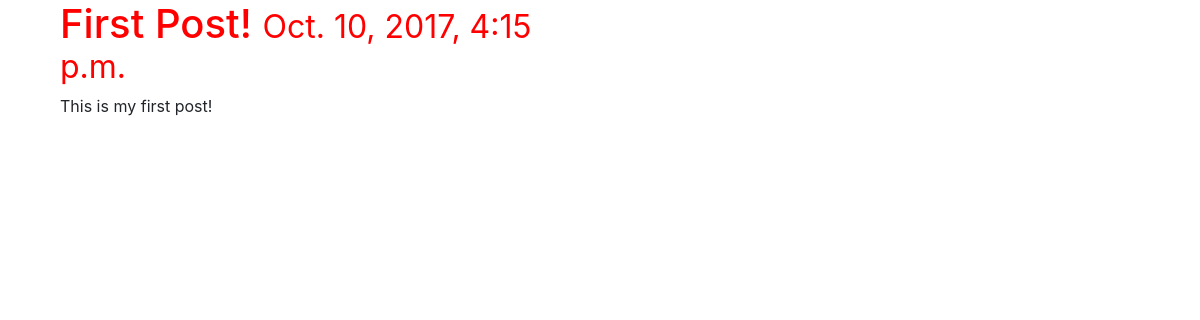
The app's page /posts/1/, older data.
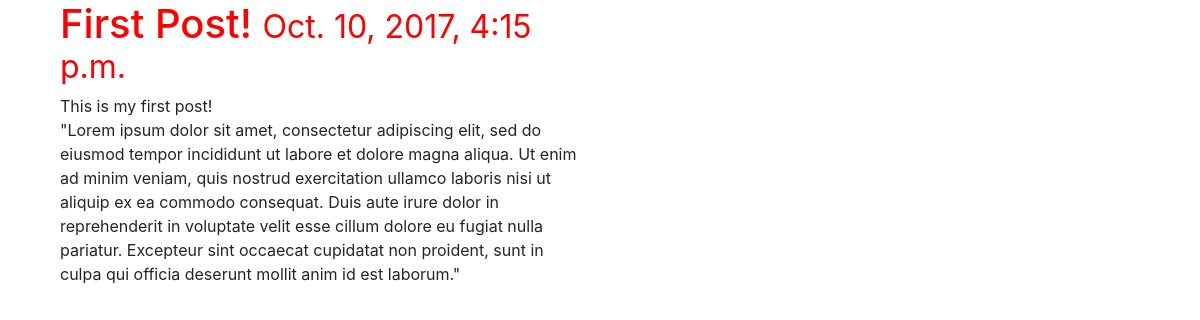
The same page, newer data.
### posts/models.py (models this page shows, shortened)
class Post(models.Model):
    title = models.CharField(max_length=120)
    image = models.ImageField(upload_to=upload_location, null=True, blank=True, width_field='width_field', height_field='height_field')
    height_field = models.IntegerField(default=0)
    width_field = models.IntegerField(default=0)
    content = models.TextField()
    updated = models.DateTimeField(auto_now=True, auto_now_add=False)
    timestamp = models.DateTimeField(auto_now=False, auto_now_add=True)
    class Meta:
        ordering = ['-timestamp', '-updated']

### posts/views.py (the view)
# urls.py: url(r'^(?P<id>\d+)/$', "posts.views.post_detail", name='detail'),
def post_detail(request, id):
    instance = get_object_or_404(Post, id=id)
    context = {
        'title': instance.title,
        'instance': instance,
    }
    return render(request, 'post_detail.html', context)

### templates/post_detail.html (shortened to what this page needs)
{% extends 'base.html' %}
{% block content %}
<div class='col-sm-6 col-sm-offset-3'>
    <h1>{{title}} <small>{{ instance.timestamp }}</small></h1>
    {{ instance.content|linebreaks }}<br/>
</div>
{% endblock content %}

### templates/base.html (shortened to what this page needs)
{% load staticfiles %}
<html>
    <link rel="stylesheet" href="https://maxcdn.bootstrapcdn.com/bootstrap/4.0.0-beta/css/bootstrap.min.css">
    <link rel='stylesheet' href='{% static "css/base.css" %}' />
    <body>
        <div class='container'>
            {% block content %}
            {% endblock content %}
        </div>
    </body>
</html>

### static/css/base.css (style rules this page uses)
h1 { color: red }

Row changes from the older to the newer data that the page shows:
changed Post "First Post!": content "This is my first post!" → "This is my first post! \"Lorem ipsum dolor sit amet, consectetur adipiscing elit, sed do eiusmod tempor incididunt ut labore et dolore magna aliqua. Ut enim ad minim veniam, quis nostrud exercitation ullamco laboris nisi ut aliquip ex ea commodo consequat. Duis aute irure dolor in reprehenderit in voluptate velit esse cillum dolore eu fugiat nulla pariatur. Excepteur sint occaecat cupidatat non proident, sunt in culpa qui officia deserunt mollit anim id est laborum.\""
